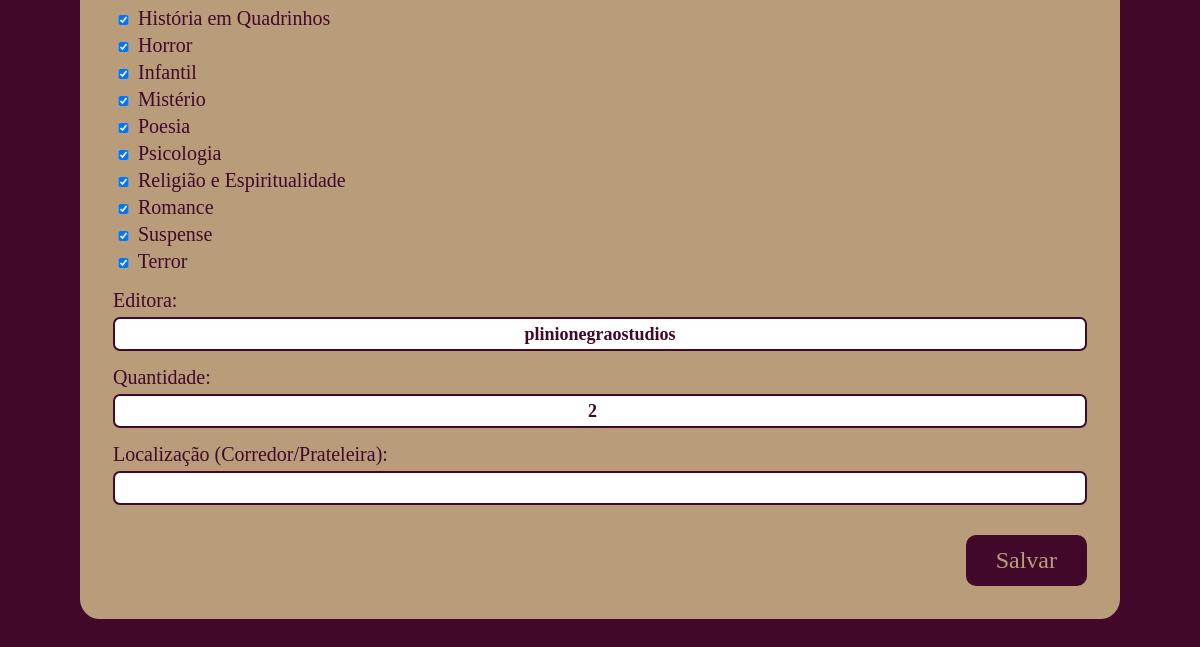
The page /livro/3/editar/ (signed in, lower part) on the database as committed earlier.
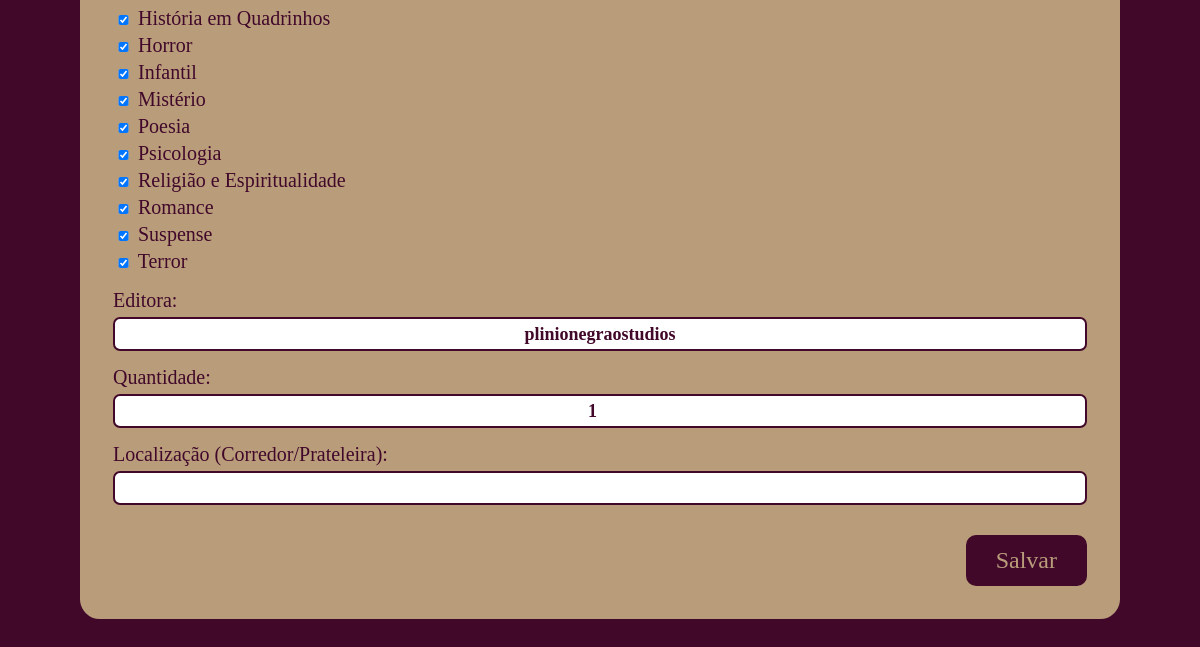
The same page on the database as committed later.
### core/models.py (models this page shows, shortened)
class Livro(models.Model):
    titulo = models.CharField(max_length=200)
    autor = models.CharField(max_length=200)
    editora = models.CharField(max_length=100)
    categorias = models.ManyToManyField(Categoria, blank=True)
    capa = models.ImageField(upload_to='capas_livros/', default='capas_livros/default.png')
    rating = models.DecimalField(max_digits=3, decimal_places=2, default=5.0)
    data_limite_dias = models.IntegerField(default=15)
    localizacao = models.CharField(max_length=100, blank=True, null=True, help_text="Ex: Corredor 3, Prateleira A")
    quantidade = models.PositiveIntegerField(default=1)

### core/views.py (the view)
# urls.py: path('livro/<int:livro_id>/editar/', views.editar_livro_view, name='editar_livro'),
@user_passes_test(is_admin)
def editar_livro_view(request, livro_id):
    livro = get_object_or_404(Livro, id=livro_id)
    if request.method == 'POST':
        form = LivroForm(request.POST, request.FILES, instance=livro)
        if form.is_valid():
            form.save()
            messages.success(request, 'Livro atualizado com sucesso!')
            return redirect('livro_detalhe', livro_id=livro.id)
        else:
            print(form.errors)
    else:
        form = LivroForm(instance=livro)
    return render(request, 'core/livro_form.html', {
        'form': form,
        'titulo_pagina': 'Editar Livro'
    })

### core/forms.py
class LivroForm(forms.ModelForm):
    class Meta:
        model = Livro
        fields = ['titulo', 'autor', 'editora', 'categorias', 'capa', 'quantidade', 'localizacao']
        widgets = {
            'categorias': forms.CheckboxSelectMultiple,
        }
        labels = {
            'titulo': 'Nome',
            'categorias': 'Gêneros',
            'capa': 'Imagem da Capa',
            'localizacao': 'Localização (Corredor/Prateleira)',
        }

### core/models.py (called while the page is built)
    def __str__(self):
        return self.nome

### core/views.py (called while the page is built)
def is_admin(user):
    return user.is_staff

### core/templates/core/livro_form.html (shortened to what this page needs)
{% extends 'core/base.html' %}
{% load static %}
{% block content %}
<div class="form-page-container">
    <form method="POST" enctype="multipart/form-data" class="book-form">
        <div class="form-fields-colocado">
            <div class="form-row">
                <div class="form-group">
                    {{ form.categorias }}
                </div>
                <div class="form-group">
                </div>
            </div>
            <div class="form-group full-width">
                {{ form.editora.label_tag }}
                {{ form.editora }}
            </div>
            <div class="form-group full-width">
                {{ form.quantidade.label_tag }}
                {{ form.quantidade }}
            </div>
            <div class="form-group full-width">
                {{ form.localizacao.label_tag }}
                {{ form.localizacao }}
            </div>
        </div>
        <div class="form-actions">
            <button type="submit" class="btn-save">Salvar</button>
        </div>
    </form>
</div>
{% endblock %}

Rows that differ between the two databases and show on the page:
changed Livro "plinionegraostudios": quantidade "2" → "1"
